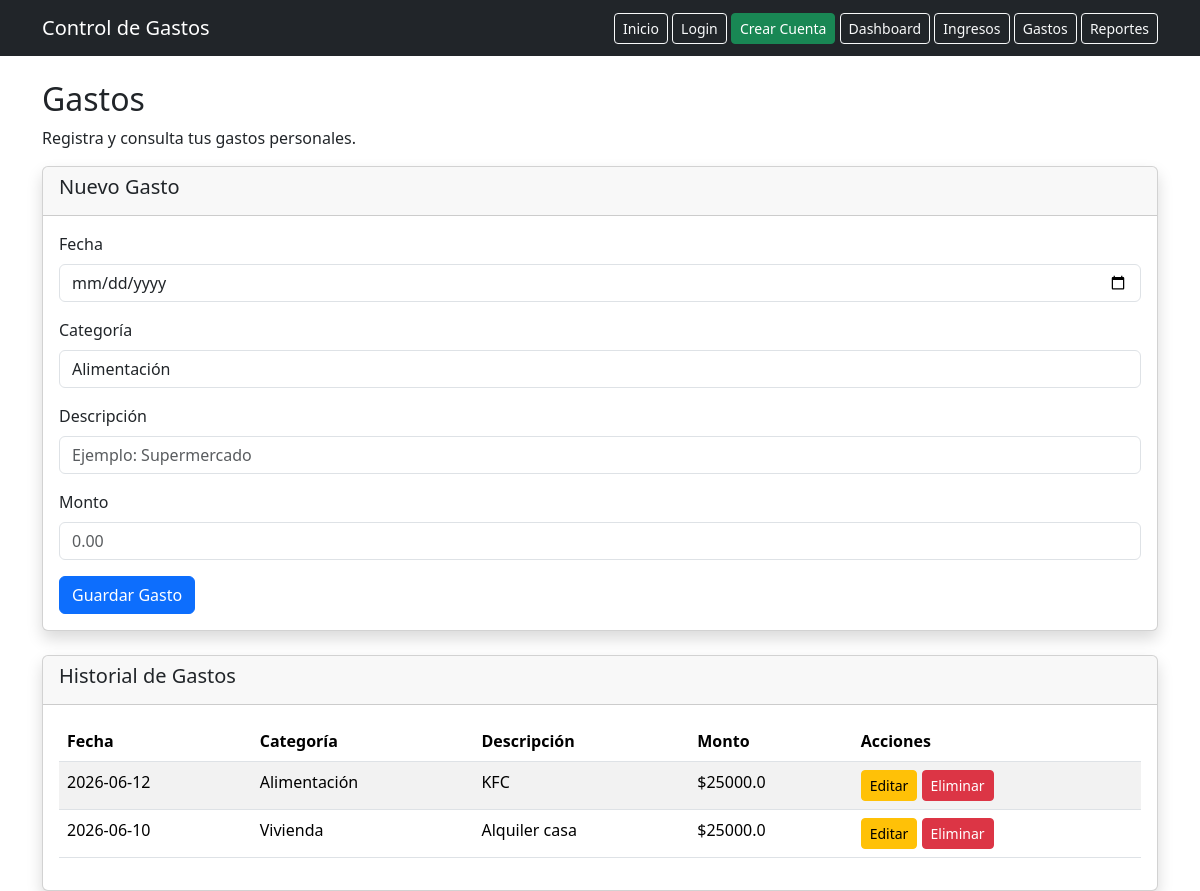
Screenshot of /expenses (signed in) with the database file from the repository.
### models/expense.py (models this page shows)
class Expense(db.Model):
    __tablename__ = "expenses"
    id = db.Column(db.Integer, primary_key=True)
    user_id = db.Column(
        db.Integer,
        db.ForeignKey("users.id"),
        nullable=False
    )
    date = db.Column(db.Date, nullable=False)
    category = db.Column(db.String(100), nullable=False)
    description = db.Column(db.String(150), nullable=False)
    amount = db.Column(db.Float, nullable=False)

### app.py (the view, shortened to what this page needs)
@app.route("/expenses", methods=["GET", "POST"])
def expenses():
    protected = login_required()
    if protected:
        return protected
    user_expenses = Expense.query.filter_by(
        user_id=session["user_id"]
    ).all()
    return render_template(
        "expenses.html",
        expenses=user_expenses
    )

### app.py (called while the page is built)
def login_required():
    if "user_id" not in session:
        flash("Debes iniciar sesión para acceder.", "warning")
        return redirect("/login")
    return None

### templates/expenses.html (shortened to what this page needs)
{% extends "base.html" %}
{% block content %}
<h2>Gastos</h2>
<p>Registra y consulta tus gastos personales.</p>
<div class="card shadow mb-4">
    <div class="card-header">
        <h5>Nuevo Gasto</h5>
    </div>
    <div class="card-body">
        <form method="POST" action="/expenses">
            <div class="mb-3">
                <label class="form-label">Fecha</label>
                <input type="date"
                name="date"
                class="form-control"
                required>
            </div>
            <div class="mb-3">
                <label class="form-label">Categoría</label>
                <select name="category"
                 class="form-control"
                 required>
                    <option>Alimentación</option>
                </select>
            </div>
            <div class="mb-3">
                <label class="form-label">Descripción</label>
                <input type="text"
                name="description"
                class="form-control"
                placeholder="Ejemplo: Supermercado"
                required>
            </div>
            <div class="mb-3">
                <label class="form-label">Monto</label>
                <input type="number"
                name="amount"
                step="0.01"
                class="form-control"
                placeholder="0.00"
                required>
            </div>
            <button type="submit" class="btn btn-primary">
                Guardar Gasto
            </button>
        </form>
    </div>
</div>
<div class="card shadow">
    <div class="card-header">
        <h5>Historial de Gastos</h5>
    </div>
    <div class="card-body">
        <table class="table table-striped">
            <thead>
                <tr>
                    <th>Fecha</th>
                    <th>Categoría</th>
                    <th>Descripción</th>
                    <th>Monto</th>
                    <th>Acciones</th>
                </tr>
            </thead>
            <tbody>
                {% for expense in expenses %}
                <tr>
                    <td>{{ expense.date }}</td>
                    <td>{{ expense.category }}</td>
                    <td>{{ expense.description }}</td>
                    <td>${{ expense.amount }}</td>
                    <td>
                        <a href="/expenses/edit/{{ expense.id }}" class="btn btn-warning btn-sm">
                            Editar
                        </a>
                        <form method="POST" action="/expenses/delete/{{ expense.id }}" style="display:inline;">
                            <button type="submit" class="btn btn-danger btn-sm">
                                Eliminar
                            </button>
                        </form>
                    </td>
                </tr>
                {% else %}
                <tr>
                    <td colspan="5" class="text-center">
                        No hay gastos registrados.
                    </td>
                </tr>
                {% endfor %}
            </tbody>
        </table>
    </div>
</div>
{% endblock %}

### rows the page displays
Expense: date "2026-06-12", category "Alimentación", description "KFC", amount "25000.0"
Expense: date "2026-06-10", category "Vivienda", description "Alquiler casa", amount "25000.0"
